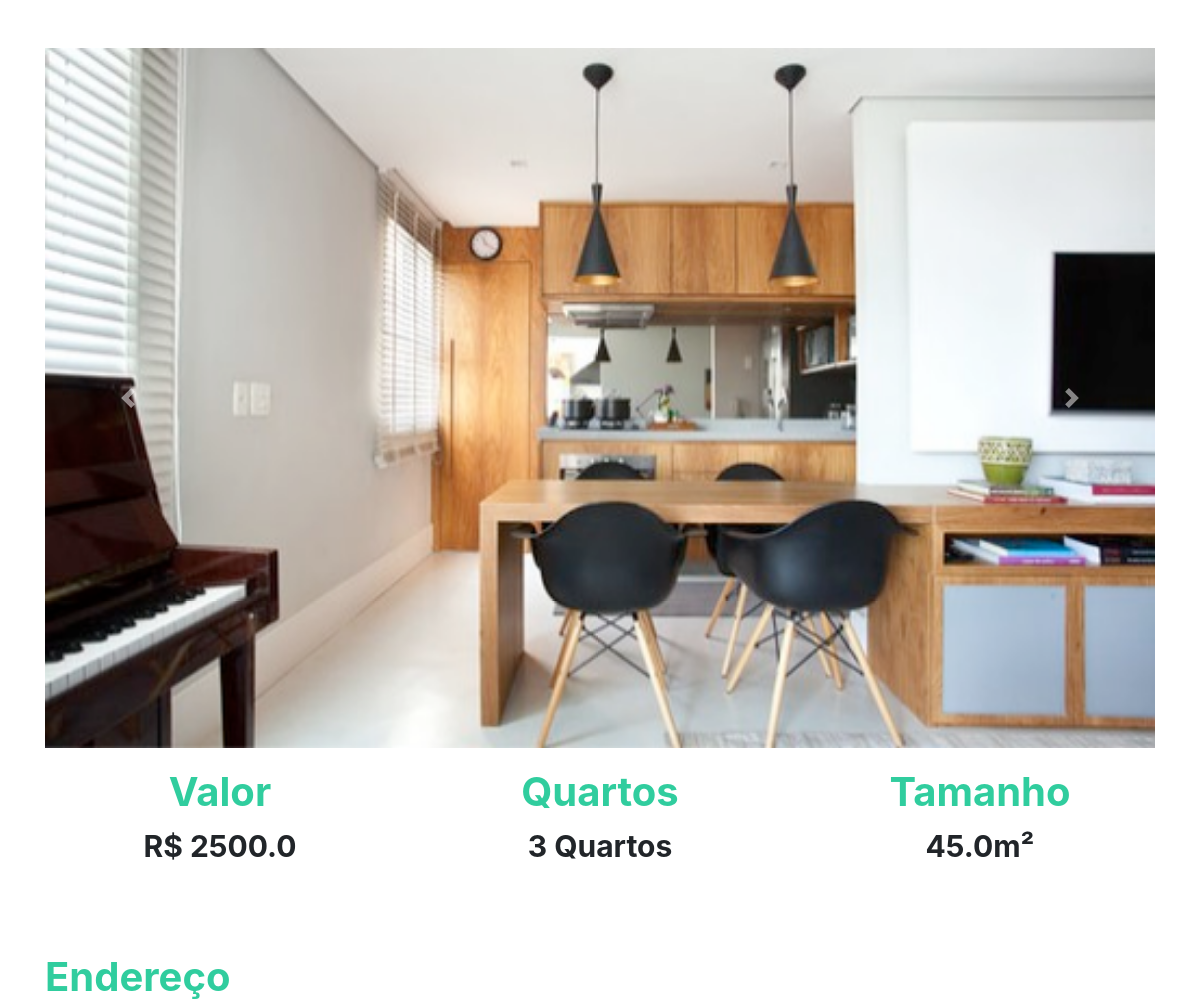
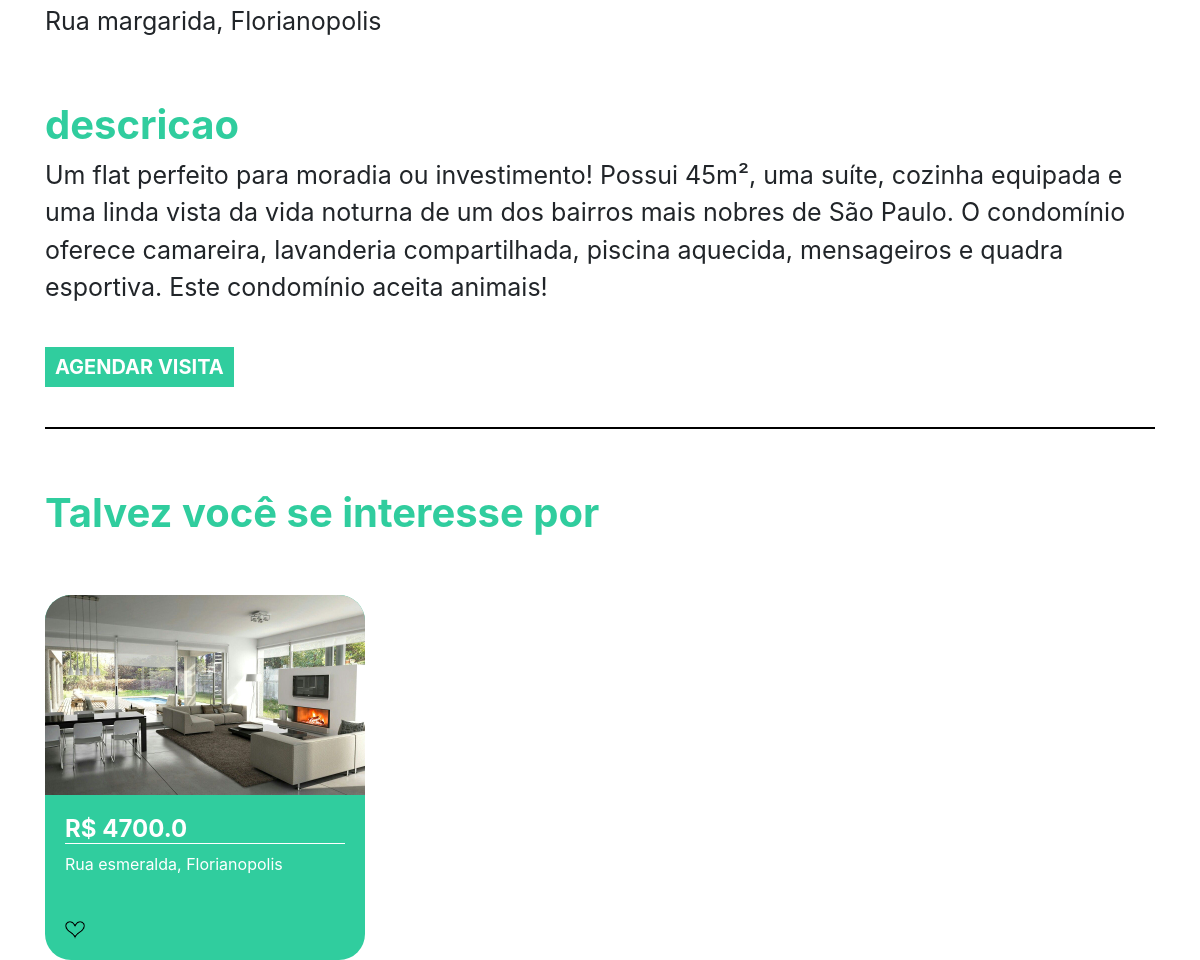
Page /imovel/3 on the committed database (2 pictures, top to bottom).
### plataforma/models.py (models this page shows, shortened)
class Imagem(models.Model):
    img = models.ImageField(upload_to='img')
    def __str__(self) -> str:
        return self.img.url

class Imovei(models.Model):
    choices = (('V', 'Venda'),
               ('A', 'Aluguel'))
    choices_imovel = (('A', 'Apartamento'),
                      ('C', 'Casa'))
    imagens = models.ManyToManyField(Imagem)
    valor = models.FloatField()
    quartos = models.IntegerField()
    tamanho = models.FloatField()
    cidade = models.ForeignKey(Cidade, on_delete=models.DO_NOTHING)
    rua = models.CharField(max_length=50)
    tipo = models.CharField(max_length=1, choices=choices)
    tipo_imovel = models.CharField(max_length=1, choices=choices_imovel)
    numero = models.IntegerField()
    descricao = models.TextField()
    dias_visita = models.ManyToManyField(DiasVisita)
    horarios = models.ManyToManyField(Horario)

class Cidade(models.Model):
    nome = models.CharField(max_length=30)
    def __str__(self) -> str:
        return self.nome

### plataforma/views.py (the view)
# urls.py: path("imovel/<str:id>", views.imovel, name="imovel"),
def imovel(request, id):
    imovel = get_object_or_404(Imovei, id=id)
    sugestoes = Imovei.objects.filter(cidade=imovel.cidade).exclude(id=id)[:2]
    return render(request, "imovel.html", {'imovel': imovel, 'sugestoes': sugestoes})

### plataforma/models.py (called while the page is built)
    def __str__(self) -> str:
        return self.dia

    def __str__(self) -> str:
        return str(self.horario)

### plataforma/templates/imovel.html (shortened to what this page needs)
{% extends 'base.html' %}
{% load static %}
{% block 'head' %}
<link rel="stylesheet" href="{% static 'plataforma/css/home.css' %}">
{% endblock  %}
{% block 'body' %}
    <div style="text-align: center" class="container">
        <br>
        <br>
        <div id="carouselExampleControls" class="carousel slide" data-ride="carousel">
            <div class="carousel-inner">
                {% for img in imovel.imagens.all  %}
                    <div class="carousel-item {% if forloop.first %} active {% endif %}" >
                        <img class="d-block w-100" src="{{img}}" alt="First slide" height="700">
                    </div>
                {% endfor %}
            </div>
        <a class="carousel-control-prev" href="#carouselExampleControls" role="button" data-slide="prev">
            <span class="carousel-control-prev-icon" aria-hidden="true"></span>
        </a>
        <a class="carousel-control-next" href="#carouselExampleControls" role="button" data-slide="next">
            <span class="carousel-control-next-icon" aria-hidden="true"></span>
        </a>
    </div>
        <div class="row">
            <div class="col-md">
                <h3 class="titulo_especificacao">Valor</h3>
                <p class="especificacao">R$ {{imovel.valor}}</p>
            </div>
            <div class="col-md">
                <h3 class="titulo_especificacao">Quartos</h3>
                <p class="especificacao">{{imovel.quartos}} Quartos</p>
            </div>
            <div class="col-md">
                <h3 class="titulo_especificacao">Tamanho</h3>
                <p class="especificacao">{{imovel.tamanho}}m²</p>
            </div>
        </div>
        <br>
        <br>
        <div style="text-align: left">
            <h3 class="titulo_especificacao">Endereço</h3>
            <p class="especificacao_endereco">{{imovel.rua}}, {{imovel.cidade }}</p>
        </div>
        <br>
        <div style="text-align: left">
            <h3 class="titulo_especificacao">descricao</h3>
            <p class="especificacao_endereco">{{imovel.descricao}}</p>
            <br>
            <button class="btn_agendar_visita" data-toggle="modal" data-target="#exampleModal">AGENDAR VISITA</button>
            <br>
            <br>
        </div>
        <hr style="border: 1px solid black">
        <br>
        <div class="div_possivel_interesse">
            <h3 class="titulo_especificacao">Talvez você se interesse por</h3>
            <div class="row">
                {% for sugestao in sugestoes %}
                    <div class="col-md cont">
                        <div class="card_imovel">
                            <img class="img_capa_imovel" src="{{sugestao.imagens.all.0.img.url}}">
                            <div class="informacoes_imoveis">
                            <a class="a_none" href="{% url 'imovel' sugestao.id %}"><h4 class="valor">R$ {{sugestao.valor}}</h4></a>
                            <p>{{sugestao.rua}}, {{sugestao.cidade}}</p>
                            <br>
                            <img width="7%" src="{% static 'plataforma/img/heart.png' %}">
                            </div>
                        </div>
                    </div>
                {% endfor %}
            </div>
        </div>
    </div>
{% endblock  %}

### templates/static/plataforma/css/home.css (style rules this page uses)
.card_imovel { background-color: #30CD9E; width: 20rem; margin-top: 50px; border-radius: 26px; }
.img_capa_imovel { width: 100%; border-top-left-radius: 26px; border-top-right-radius: 26px; }
.informacoes_imoveis { padding: 20px; color: white; }
.valor { font-weight: bold; border-bottom: 1px solid white; }
.a_none { color: white; }
.titulo_especificacao { color: #30CD9E; font-weight: bold; margin-top: 20px; font-size: 40px; }
.especificacao { font-size: 30px; font-weight: bold; }
.especificacao_endereco { font-size: 25px; }
.btn_agendar_visita { border: none; background-color: #30CD9E; color: white; font-weight: bold; font-size: 20px; padding: 5px 10px 5px 10px; }
.div_possivel_interesse { text-align: left; }

### rows in the picture
Imagem: img (picture)
Imovei: valor "2500.0", quartos "3", tamanho "45.0", rua "Rua margarida", cidade "Florianopolis", descricao "Um flat perfeito para moradia ou investimento! Possui 45m², uma suíte, cozinha equipada e uma linda vista da vida noturna de um dos bairros mais nobres de São Paulo. O condomínio oferece camareira, lavanderia compartilhada, piscina aquecida, mensageiros e quadra esportiva. Este condomínio aceita animais!"
Imovei: imagens.all.0.img (picture), valor "4700.0", rua "Rua esmeralda", cidade "Florianopolis"
